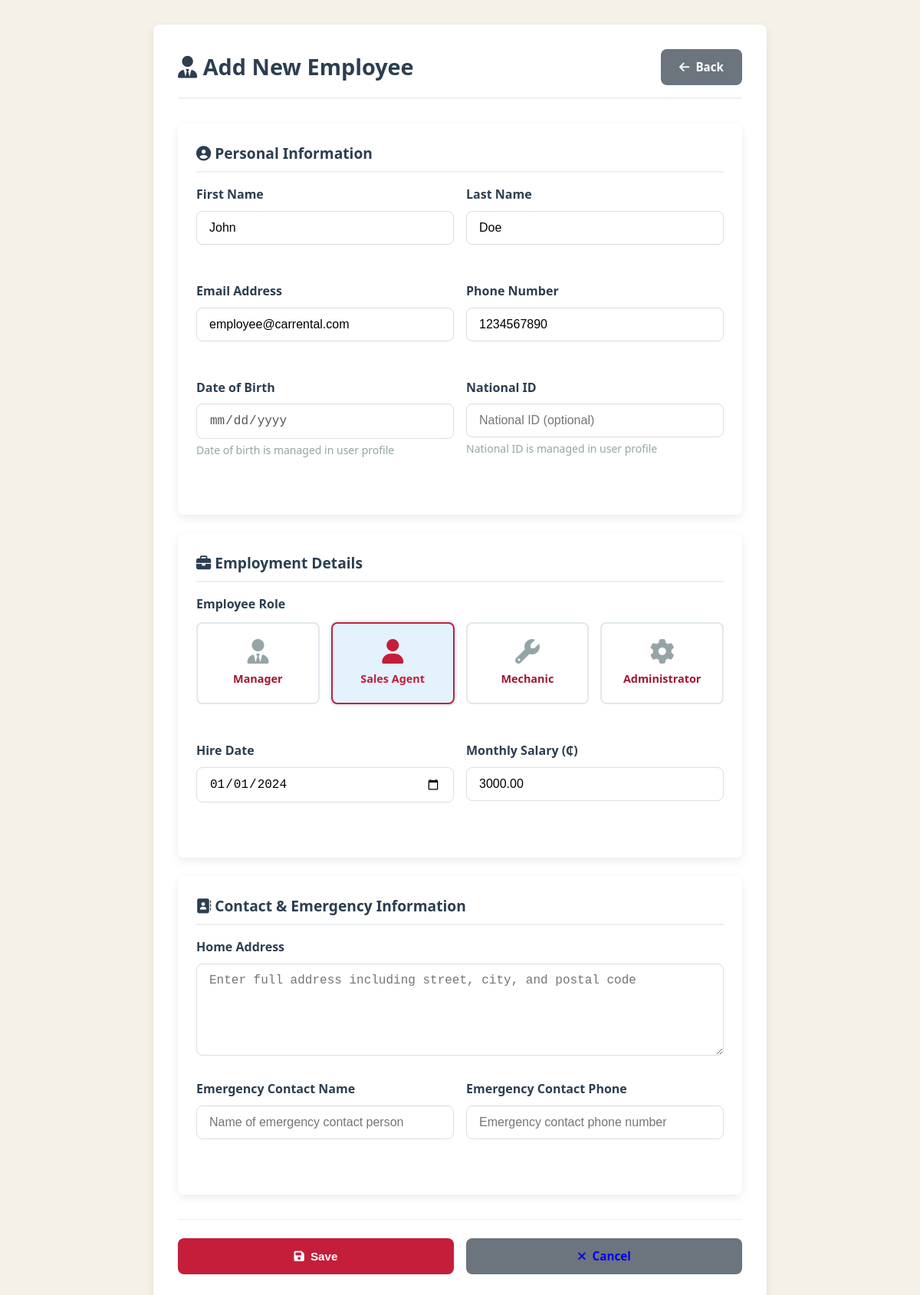
Page /employees/1/edit/ (signed in) on the committed database.
### d_autos_app/models.py (models this page shows, shortened)
class User(AbstractUser):
    USER_TYPE_ADMIN = 'admin'
    USER_TYPE_EMPLOYEE = 'employee'
    USER_TYPE_CHOICES = [
        (USER_TYPE_ADMIN, 'Administrator'),
        (USER_TYPE_EMPLOYEE, 'Employee'),
    ]
    username = None
    email = models.EmailField(_('email address'), unique=True)
    user_type = models.CharField(
        max_length=20,
        choices=USER_TYPE_CHOICES,
        default=USER_TYPE_EMPLOYEE,
        verbose_name='User Type'
    )
    phone = models.CharField(max_length=15, blank=True, verbose_name='Phone Number')
    profile_image = models.ImageField(
        upload_to='profile_images/',
        null=True,
        blank=True,
        verbose_name='Profile Image'
    )
    is_active = models.BooleanField(default=True)
    created_at = models.DateTimeField(auto_now_add=True)
    updated_at = models.DateTimeField(auto_now=True)
    USERNAME_FIELD = 'email'
    REQUIRED_FIELDS = []
    objects = UserManager()
    class Meta:
        verbose_name = 'User'
        verbose_name_plural = 'Users'
        ordering = ['-date_joined']
    @property
    def is_admin(self):
        return self.user_type == self.USER_TYPE_ADMIN or self.is_superuser
    @property
    def is_employee(self):
        return self.user_type == self.USER_TYPE_EMPLOYEE

class Employee(models.Model):
    ROLE_MANAGER = 'manager'
    ROLE_SALES_AGENT = 'sales_agent'
    ROLE_MECHANIC = 'mechanic'
    ROLE_ADMIN = 'admin'
    ROLE_CHOICES = [
        (ROLE_MANAGER, 'Manager'),
        (ROLE_SALES_AGENT, 'Sales Agent'),
        (ROLE_MECHANIC, 'Mechanic'),
        (ROLE_ADMIN, 'Administrator'),
    ]
    user = models.OneToOneField(
        User,
        on_delete=models.CASCADE,
        related_name='employee_profile',
        verbose_name='User Account'
    )
    employee_id = models.CharField(
        max_length=20,
        unique=True,
        verbose_name='Employee ID'
    )
    role = models.CharField(
        max_length=20,
        choices=ROLE_CHOICES,
        verbose_name='Role'
    )
    department = models.CharField(
        max_length=100,
        blank=True,
        verbose_name='Department'
    )
    hire_date = models.DateField(verbose_name='Hire Date')
    salary = models.DecimalField(
        max_digits=10,
        decimal_places=2,
        verbose_name='Salary'
    )
    address = models.TextField(blank=True, verbose_name='Address')
    emergency_contact = models.CharField(
        max_length=100,
        blank=True,
        verbose_name='Emergency Contact'
    )
    emergency_phone = models.CharField(
        max_length=15,
        blank=True,
        verbose_name='Emergency Phone'
    )
    class Meta:
        verbose_name = 'Employee'
        verbose_name_plural = 'Employees'
        ordering = ['employee_id']

### d_autos_app/views.py (the view)
# urls.py: path('employees/<int:pk>/edit/', views.employee_update, name='employee_edit'),
@login_required
@user_passes_test(is_admin)
def employee_update(request, pk):
    employee = get_object_or_404(Employee, pk=pk)
    form = EmployeeForm(request.POST or None, instance=employee)
    if form.is_valid():
        form.save()
        messages.success(request, 'Employee updated successfully!')
        return redirect('dashboard')
    return render(request, 'd_autos_app/employee_form.html', {'form': form})

### d_autos_app/views.py (called while the page is built)
def is_admin(user):
    return user.is_authenticated and user.is_admin

### templates/d_autos_app/employee_form.html (shortened to what this page needs)
{% extends 'base_form.html' %}
{% load static %}
{% block form_title %}
    <i class="fas fa-user-tie"></i>
    {% if object %}Edit Employee - {{ object.first_name }} {{ object.last_name }}{% else %}Add New Employee{% endif %}
{% endblock %}
{% block back_url %}{% url 'dashboard' %}{% endblock %}
{% block cancel_url %}{% url 'dashboard' %}{% endblock %}
{% block form_content %}
<div class="form-section">
    <h3><i class="fas fa-user-circle"></i> Personal Information</h3>
    <div class="form-row">
        <div class="form-group half">
            <label for="{{ form.first_name.id_for_label }}">First Name</label>
            {{ form.first_name }}
        </div>
        <div class="form-group half">
            <label for="{{ form.last_name.id_for_label }}">Last Name</label>
            {{ form.last_name }}
        </div>
    </div>
    <div class="form-row">
        <div class="form-group half">
            <label for="{{ form.email.id_for_label }}">Email Address</label>
            {{ form.email }}
        </div>
        <div class="form-group half">
            <label for="{{ form.phone.id_for_label }}">Phone Number</label>
            {{ form.phone }}
        </div>
    </div>
    <div class="form-row">
        <div class="form-group half">
            <label for="{{ form.date_of_birth.id_for_label }}">Date of Birth</label>
            <input type="date" name="date_of_birth" id="id_date_of_birth" class="form-control" disabled>
            <small class="form-text text-muted">Date of birth is managed in user profile</small>
        </div>
        <div class="form-group half">
            <label for="{{ form.national_id.id_for_label }}">National ID</label>
            <input type="text" name="national_id" id="id_national_id" class="form-control" placeholder="National ID (optional)" disabled>
            <small class="form-text text-muted">National ID is managed in user profile</small>
        </div>
    </div>
</div>
<div class="form-section">
    <h3><i class="fas fa-briefcase"></i> Employment Details</h3>
    <div class="form-group">
        <label>Employee Role</label>
        <div class="employee-role-selection">
            <div class="employee-role" data-value="manager">
                <i class="fas fa-user-tie"></i>
                <span>Manager</span>
            </div>
            <div class="employee-role" data-value="sales_agent">
                <i class="fas fa-user"></i>
                <span>Sales Agent</span>
            </div>
            <div class="employee-role" data-value="mechanic">
                <i class="fas fa-wrench"></i>
                <span>Mechanic</span>
            </div>
            <div class="employee-role" data-value="admin">
                <i class="fas fa-cog"></i>
                <span>Administrator</span>
            </div>
        </div>
    </div>
    <div class="form-row">
        <div class="form-group half">
            <label for="{{ form.hire_date.id_for_label }}">Hire Date</label>
            {{ form.hire_date }}
        </div>
        <div class="form-group half">
            <label for="{{ form.salary.id_for_label }}">Monthly Salary (₵)</label>
            {{ form.salary }}
        </div>
    </div>
</div>
<div class="form-section">
    <h3><i class="fas fa-address-book"></i> Contact & Emergency Information</h3>
    <div class="form-group">
        <label for="{{ form.address.id_for_label }}">Home Address</label>
        {{ form.address }}
    </div>
    <div class="form-row">
        <div class="form-group half">
            <label for="{{ form.emergency_contact.id_for_label }}">Emergency Contact Name</label>
            {{ form.emergency_contact }}
        </div>
        <div class="form-group half">
            <label for="{{ form.emergency_phone.id_for_label }}">Emergency Contact Phone</label>
            {{ form.emergency_phone }}
        </div>
    </div>
</div>
{% endblock %}

### static/css/style.css (style rules this page uses)
* { margin: 0; padding: 0; box-sizing: border-box; }
:root { --primary: #c41e3a; --secondary: #a01830; --success: #27ae60; --warning: #f39c12; --danger: #e74c3c; --info: #9b59b6; --light: #ecf0f1; --dark: #2c3e50; --gray: #95a5a6; --white: #ffffff; --shadow: 0 4px 12px rgba(0, 0, 0, 0.08); --radius: 8px; --transition: all 0.3s ease; }
body { font-family: 'Segoe UI', Tahoma, Geneva, Verdana, sans-serif; background-color: #f5f1e8; color: #333; line-height: 1.6; min-height: 100vh; }
.form-group { margin-bottom: 1.5rem; }
.form-group label { display: block; margin-bottom: 0.5rem; font-weight: 600; color: var(--dark); }
.form-control { width: 100%; padding: 0.75rem 1rem; border: 1px solid #ddd; border-radius: var(--radius); font-size: 1rem; transition: var(--transition); background-color: white; }
.form-text { display: block; margin-top: 0.25rem; font-size: 0.875rem; color: var(--gray); }
form p, form div { margin-bottom: 1.5rem; }
form label { display: block; margin-bottom: 0.5rem; font-weight: 600; color: var(--dark); }
form input[type="text"], form input[type="email"], form input[type="tel"], form input[type="number"], form input[type="date"], form input[type="password"], form select, form textarea { width: 100%; padding: 0.75rem 1rem; border: 1px solid #ddd; border-radius: var(--radius); font-size: 1rem; transition: var(--transition); background-color: white; }
form textarea { min-height: 120px; resize: vertical; }
.form-row { display: grid; grid-template-columns: repeat(auto-fit, minmax(250px, 1fr)); gap: 1rem; }
.form-section { background-color: white; border-radius: var(--radius); box-shadow: var(--shadow); padding: 1.5rem; margin-bottom: 1.5rem; }
.form-section h3 { color: var(--dark); margin-bottom: 1rem; padding-bottom: 0.5rem; border-bottom: 2px solid var(--light); font-size: 1.2rem; }
.form-group.half { flex: 1; min-width: 200px; }
.form-row { display: flex; gap: 1rem; flex-wrap: wrap; }
.employee-role-selection { display: grid; grid-template-columns: repeat(auto-fit, minmax(150px, 1fr)); gap: 0.75rem; margin-top: 0.5rem; }
.employee-role { border: 2px solid #e0e0e0; border-radius: var(--radius); padding: 1rem; text-align: center; cursor: pointer; transition: var(--transition); background-color: white; }
.employee-role.selected { border-color: var(--primary); background-color: rgba(52, 152, 219, 0.05); }
.employee-role i { font-size: 1.5rem; margin-bottom: 0.5rem; display: block; color: var(--primary); }
.employee-role-selection { display: grid; grid-template-columns: repeat(auto-fit, minmax(150px, 1fr)); gap: 15px; margin-top: 10px; }
.employee-role { display: flex; flex-direction: column; align-items: center; justify-content: center; padding: 20px 15px; border: 2px solid #e1e8ed; border-radius: var(--radius); background-color: white; cursor: pointer; transition: var(--transition); text-align: center; min-height: 100px; }
.employee-role.selected { border-color: var(--primary); background-color: #e3f2fd; box-shadow: 0 0 0 3px rgba(52, 152, 219, 0.1); }
.employee-role i { font-size: 2rem; color: var(--gray); margin-bottom: 8px; transition: var(--transition); }
.employee-role.selected i { color: var(--primary); }
.employee-role span { font-weight: 600; color: var(--secondary); font-size: 0.9rem; }
.employee-role.selected span { color: var(--primary); }

### rows in the picture
User: first_name "John", last_name "Doe", email "employee@carrental.com", phone "1234567890"
Employee: hire_date "01/01/2024", salary "3000.00"
